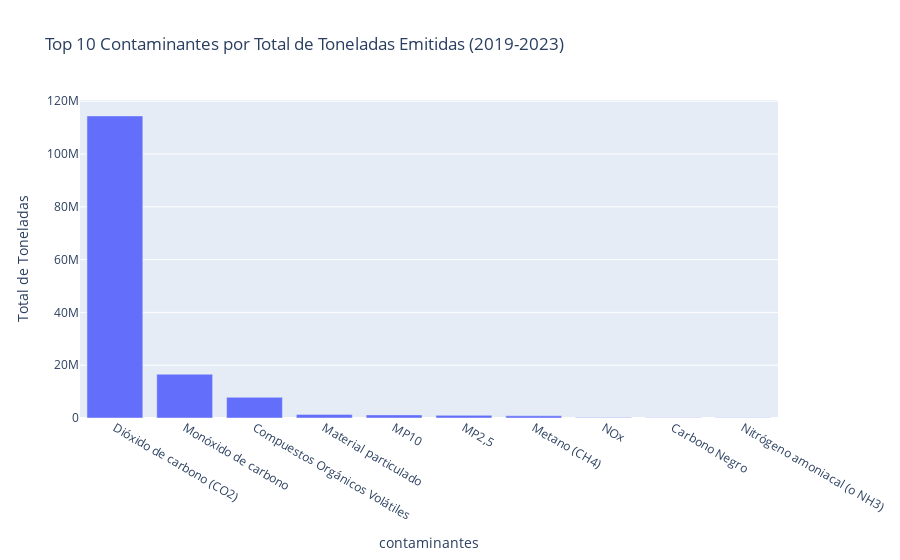

Here is the notebook cell this chart was saved with:
### Markdown cell above
#### 2. ¿Cuáles son los contaminantes más emitidos?
Ahora, hacemos lo mismo pero para los tipos de contaminantes.

### Code cell
# Agrupamos por contaminante y sumamos
emisiones_por_contaminante = df_total.groupby('contaminantes')['cantidad_toneladas'].sum().nlargest(10)

# Creamos el gráfico
fig_contaminante = px.bar(
    emisiones_por_contaminante,
    x=emisiones_por_contaminante.index,
    y='cantidad_toneladas',
    title='Top 10 Contaminantes por Total de Toneladas Emitidas (2019-2023)',
    labels={'cantidad_toneladas': 'Total de Toneladas', 'x': 'Contaminante'}
)

fig_contaminante.show()

# Guarda la figura como imagen para mostrar en el notebook de Github 
fig_contaminante.write_image("img/total_contaminantes_emitidos.png", width=1200, height=500, scale=2)
Image(filename="img/total_contaminantes_emitidos.png")

### Figure 1 — Plotly figure (JSON) as saved in the notebook; plotly's stock layout.template omitted (floating-point values rounded to 4 significant figures)
{"data": [{"hovertemplate": "contaminantes=%{x}<br>Total de Toneladas=%{y}<extra></extra>", "legendgroup": "", "marker": {"color": "#636efa", "pattern": {"shape": ""}}, "name": "", "orientation": "v", "showlegend": false, "textposition": "auto", "type": "bar", "x": ["Dióxido de carbono (CO2)", "Monóxido de carbono", "Compuestos Orgánicos Volátiles", "Material particulado", "MP10", "MP2,5", "Metano (CH4)", "NOx", "Carbono Negro", "Nitrógeno amoniacal (o NH3)"], "xaxis": "x", "y": [114400000.0, 16580000.0, 7839000.0, 1366000.0, 1181000.0, 1011000.0, 827500.0, 202600.0, 82190.0, 78170.0], "yaxis": "y"}], "layout": {"barmode": "relative", "legend": {"tracegroupgap": 0}, "title": {"text": "Top 10 Contaminantes por Total de Toneladas Emitidas (2019-2023)"}, "xaxis": {"anchor": "y", "domain": [0, 1], "title": {"text": "contaminantes"}}, "yaxis": {"anchor": "x", "domain": [0, 1], "title": {"text": "Total de Toneladas"}}}}
